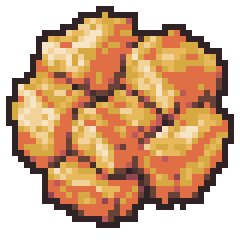
#> input picture assets/food/chicken_bites.png, 40 x 40 px (shown 6 times larger)
$ python -i build_food_assets.py   (imports and definitions only)
#> lines starting #> are read from the running program, lines starting #| are printed output that depends on the picture; after the words box and inside, x2 and y2 are one past the last pixel; in counts of white or black regions, pixels touching at a corner belong together
#!/usr/bin/env python3
"""Build and hard-gate the seven SPEC-020 pixel food assets."""

from __future__ import annotations

import argparse
import hashlib
import json
import os
import shutil
import tempfile
import uuid
from collections import deque
from pathlib import Path

from PIL import Image, ImageChops, ImageDraw, ImageFilter


CHROMA = (255, 0, 255)
CANVAS = (40, 40)
TARGET_INSET = 1
SOURCE_BACKGROUND_NORMALIZE_TOLERANCE = 72
CLEANUP_CHROMA_TOLERANCE = 104
# Independent from cleanup by design: changing cleanup must not silently move QA.
QA_CHROMA_TOLERANCE = 96
DESPILL_CHROMA_TOLERANCE = 160
MINIMUM_COVERAGE = 0.55
MAXIMUM_OPAQUE_COLORS = 16
OUTLINE = (47, 35, 38)  # assets/room palette: #2F2326

# Fifteen subject colours derived from the room furniture palette, with two
# food-specific warm extensions. Chroma is the sixteenth quantizer entry and
# becomes transparency, so each published asset remains at <= 15 opaque colours.
ROOM_WARM_PALETTE = (
    OUTLINE,
    (73, 48, 45),
    (104, 65, 55),
    (143, 71, 82),
    (189, 89, 86),
    (201, 137, 119),
    (185, 133, 92),
    (155, 112, 78),
    (214, 169, 66),
    (231, 184, 92),
    (217, 166, 111),
    (241, 211, 154),
    (246, 228, 196),
    (224, 111, 70),
    (242, 154, 98),
)

FOODS = (
    ("biscuit", "#D9A66F", "round scalloped pet biscuit with paw mark"),
    ("chicken_bites", "#E7B85C", "compact pile of boneless chicken bites"),
    ("salmon", "#F29A62", "thick boneless salmon fillet"),
    ("soft_egg", "#F1D39A", "halved soft-boiled egg with jammy yolk"),
    ("drumstick", "#B9855C", "large roasted chicken drumstick"),
    ("steak", "#BD5956", "thick cooked steak with grill marks"),
    ("shrimp", "#F29A62", "plump cooked shrimp curled into a C"),
)


# [18 lines left out: function parse_args, not called in this run]


def _chroma_distance(red: int, green: int, blue: int) -> int:
    return max(255 - red, green, 255 - blue)


def _is_chroma(pixel: tuple[int, int, int, int], tolerance: int) -> bool:
    red, green, blue, alpha = pixel
    return bool(alpha) and _chroma_distance(red, green, blue) <= tolerance


# [76 lines left out: functions _normalize_chroma_background, _source_bounds, _nearest_downsample, _fixed_palette_image, _quantize, not called in this run]


def _binary_alpha(image: Image.Image) -> Image.Image:
    return image.getchannel("A").point(lambda value: 255 if value > 128 else 0)


def _despill(layer: Image.Image) -> Image.Image:
    alpha = _binary_alpha(layer)
    pixels = layer.load()
    alpha_pixels = alpha.load()
    suspicious: list[tuple[int, int]] = []
    for y in range(layer.height):
        for x in range(layer.width):
            if alpha_pixels[x, y] and _is_chroma(
                pixels[x, y], DESPILL_CHROMA_TOLERANCE
            ):
                suspicious.append((x, y))
    for x, y in suspicious:
        replacement = None
        for radius in range(1, 9):
            for nx, ny in (
                (x - radius, y),
                (x + radius, y),
                (x, y - radius),
                (x, y + radius),
            ):
                if not (0 <= nx < layer.width and 0 <= ny < layer.height):
                    continue
                candidate = pixels[nx, ny]
                if alpha_pixels[nx, ny] and not _is_chroma(
                    candidate, DESPILL_CHROMA_TOLERANCE
                ):
                    replacement = (*candidate[:3], 255)
                    break
            if replacement is not None:
                break
        pixels[x, y] = replacement or (0, 0, 0, 0)
    return layer


def _clean_chroma(image: Image.Image) -> Image.Image:
    layer = image.copy()
    pixels = layer.load()
    for y in range(layer.height):
        for x in range(layer.width):
            pixel = pixels[x, y]
            if pixel[3] == 0 or _is_chroma(pixel, CLEANUP_CHROMA_TOLERANCE):
                pixels[x, y] = (0, 0, 0, 0)
            else:
                pixels[x, y] = (*pixel[:3], 255)
    layer = _despill(layer)
    for y in range(layer.height):
        for x in range(layer.width):
            if layer.getpixel((x, y))[3] == 0:
                layer.putpixel((x, y), (0, 0, 0, 0))
    return layer


# [265 lines left out: functions _enforce_one_pixel_outline, _opaque_colours, _validate, _checkerboard, _make_contact_sheet, _atomic_replace_directories and 1 more, not called in this run]


def main() -> None:
    build(parse_args())


# [2 lines not run here, left out]

>>> from PIL import Image
>>> picture = Image.open('../assets/food/chicken_bites.png')
#> picture is the input picture: PIL image 40x40 RGBA; mean R, G, B, A 121.8, 83.8, 51.4, 167.2
>>> result = _clean_chroma(picture)
#> in _binary_alpha, `return image.getchannel("A").point(lambda value: 255 if value > 128 el..`:
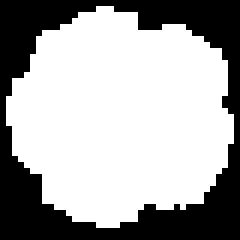
#> returned value: PIL image 40x40 L (shown 6 times larger); 65.6% white; 1 black region, box (x1, y1, x2, y2) and area: (0, 0, 40, 40) 551
